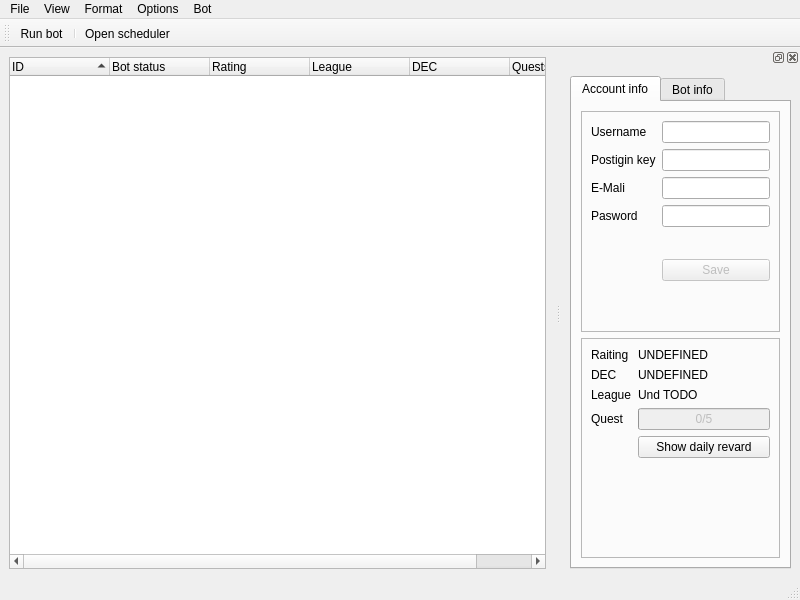
<?xml version="1.0" encoding="UTF-8"?>
<ui version="4.0">
 <class>window</class>
 <widget class="QMainWindow" name="window">
  <property name="geometry">
   <rect>
    <x>0</x>
    <y>0</y>
    <width>800</width>
    <height>600</height>
   </rect>
  </property>
  <property name="windowTitle">
   <string>window</string>
  </property>
  <widget class="QWidget" name="centralwidget">
   <property name="minimumSize">
    <size>
     <width>519</width>
     <height>528</height>
    </size>
   </property>
   <layout class="QGridLayout" name="gridLayout">
    <item row="0" column="0">
     <widget class="QTreeWidget" name="treeWidget">
      <property name="dragEnabled">
       <bool>true</bool>
      </property>
      <property name="dragDropMode">
       <enum>QAbstractItemView::DropOnly</enum>
      </property>
      <property name="defaultDropAction">
       <enum>Qt::LinkAction</enum>
      </property>
      <property name="alternatingRowColors">
       <bool>true</bool>
      </property>
      <property name="selectionMode">
       <enum>QAbstractItemView::ExtendedSelection</enum>
      </property>
      <property name="uniformRowHeights">
       <bool>true</bool>
      </property>
      <property name="sortingEnabled">
       <bool>true</bool>
      </property>
      <property name="animated">
       <bool>true</bool>
      </property>
      <property name="allColumnsShowFocus">
       <bool>false</bool>
      </property>
      <property name="wordWrap">
       <bool>false</bool>
      </property>
      <attribute name="headerCascadingSectionResizes">
       <bool>true</bool>
      </attribute>
      <column>
       <property name="text">
        <string>ID</string>
       </property>
      </column>
      <column>
       <property name="text">
        <string>Bot status</string>
       </property>
      </column>
      <column>
       <property name="text">
        <string>Rating</string>
       </property>
      </column>
      <column>
       <property name="text">
        <string>League</string>
       </property>
      </column>
      <column>
       <property name="text">
        <string>DEC</string>
       </property>
      </column>
      <column>
       <property name="text">
        <string>Quests revards</string>
       </property>
      </column>
     </widget>
    </item>
   </layout>
  </widget>
  <widget class="QMenuBar" name="menubar">
   <property name="geometry">
    <rect>
     <x>0</x>
     <y>0</y>
     <width>800</width>
     <height>20</height>
    </rect>
   </property>
   <property name="cursor">
    <cursorShape>PointingHandCursor</cursorShape>
   </property>
   <widget class="QMenu" name="menuFile">
    <property name="cursor">
     <cursorShape>PointingHandCursor</cursorShape>
    </property>
    <property name="title">
     <string>File</string>
    </property>
    <addaction name="separator"/>
    <addaction name="separator"/>
    <addaction name="actionUse_exist_accounts_data_base"/>
    <addaction name="actionCopy_accounts_info_to_file"/>
    <addaction name="actionRead_data_from_file"/>
    <addaction name="actionExit"/>
   </widget>
   <widget class="QMenu" name="menuview">
    <property name="cursor">
     <cursorShape>PointingHandCursor</cursorShape>
    </property>
    <property name="title">
     <string>View</string>
    </property>
    <addaction name="actionUse_dock"/>
   </widget>
   <widget class="QMenu" name="menuOptions">
    <property name="cursor">
     <cursorShape>PointingHandCursor</cursorShape>
    </property>
    <property name="title">
     <string>Options</string>
    </property>
    <addaction name="actionPereferences"/>
   </widget>
   <widget class="QMenu" name="menuBot">
    <property name="cursor">
     <cursorShape>PointingHandCursor</cursorShape>
    </property>
    <property name="title">
     <string>Bot</string>
    </property>
    <widget class="QMenu" name="menuRun_all">
     <property name="title">
      <string>Run all</string>
     </property>
     <addaction name="actionSimple_run"/>
     <addaction name="actionOwn_config"/>
    </widget>
    <addaction name="actionRun_selected"/>
    <addaction name="menuRun_all"/>
   </widget>
   <widget class="QMenu" name="menuFormat">
    <property name="title">
     <string>Format</string>
    </property>
    <addaction name="actionEdit_UIDs_aligment"/>
   </widget>
   <addaction name="menuFile"/>
   <addaction name="menuview"/>
   <addaction name="menuFormat"/>
   <addaction name="menuOptions"/>
   <addaction name="menuBot"/>
  </widget>
  <widget class="QStatusBar" name="statusbar"/>
  <widget class="QToolBar" name="toolBar">
   <property name="cursor">
    <cursorShape>ArrowCursor</cursorShape>
   </property>
   <property name="windowTitle">
    <string>toolBar</string>
   </property>
   <attribute name="toolBarArea">
    <enum>TopToolBarArea</enum>
   </attribute>
   <attribute name="toolBarBreak">
    <bool>false</bool>
   </attribute>
   <addaction name="actionRun_bot"/>
   <addaction name="separator"/>
   <addaction name="actionOpen_scheduler"/>
  </widget>
  <widget class="QDockWidget" name="dockWidget_2">
   <attribute name="dockWidgetArea">
    <number>2</number>
   </attribute>
   <widget class="QWidget" name="dockWidgetContents_2">
    <layout class="QFormLayout" name="formLayout">
     <item row="0" column="0">
      <widget class="QTabWidget" name="tabWidget">
       <property name="currentIndex">
        <number>0</number>
       </property>
       <property name="tabsClosable">
        <bool>false</bool>
       </property>
       <property name="movable">
        <bool>false</bool>
       </property>
       <widget class="QWidget" name="tab">
        <attribute name="title">
         <string>Account info</string>
        </attribute>
        <layout class="QGridLayout" name="gridLayout_2">
         <item row="0" column="0">
          <widget class="QFrame" name="frame">
           <property name="frameShape">
            <enum>QFrame::StyledPanel</enum>
           </property>
           <property name="frameShadow">
            <enum>QFrame::Raised</enum>
           </property>
           <layout class="QFormLayout" name="formLayout_2">
            <item row="0" column="0">
             <widget class="QLabel" name="label">
              <property name="text">
               <string>Username</string>
              </property>
             </widget>
            </item>
            <item row="0" column="1">
             <widget class="QLineEdit" name="lineEdit_username"/>
            </item>
            <item row="1" column="0">
             <widget class="QLabel" name="label_2">
              <property name="text">
               <string>Postigin key</string>
              </property>
             </widget>
            </item>
            <item row="1" column="1">
             <widget class="QLineEdit" name="lineEdit_posiginKey"/>
            </item>
            <item row="2" column="0">
             <widget class="QLabel" name="label_4">
              <property name="text">
               <string>E-Mali</string>
              </property>
             </widget>
            </item>
            <item row="2" column="1">
             <widget class="QLineEdit" name="lineEdit_email"/>
            </item>
            <item row="3" column="0">
             <widget class="QLabel" name="label_3">
              <property name="text">
               <string>Pasword</string>
              </property>
             </widget>
            </item>
            <item row="3" column="1">
             <widget class="QLineEdit" name="lineEdit_password"/>
            </item>
            <item row="4" column="1">
             <spacer name="verticalSpacer_2">
              <property name="orientation">
               <enum>Qt::Vertical</enum>
              </property>
              <property name="sizeType">
               <enum>QSizePolicy::Minimum</enum>
              </property>
              <property name="sizeHint" stdset="0">
               <size>
                <width>20</width>
                <height>20</height>
               </size>
              </property>
             </spacer>
            </item>
            <item row="5" column="1">
             <widget class="QPushButton" name="pushButton_saveAccInfo">
              <property name="enabled">
               <bool>false</bool>
              </property>
              <property name="text">
               <string>Save</string>
              </property>
             </widget>
            </item>
           </layout>
          </widget>
         </item>
         <item row="1" column="0">
          <widget class="QFrame" name="frame_3">
           <property name="frameShape">
            <enum>QFrame::StyledPanel</enum>
           </property>
           <property name="frameShadow">
            <enum>QFrame::Raised</enum>
           </property>
           <layout class="QFormLayout" name="formLayout_5">
            <item row="0" column="0">
             <widget class="QLabel" name="label_8">
              <property name="text">
               <string>Raiting</string>
              </property>
             </widget>
            </item>
            <item row="0" column="1">
             <widget class="QLabel" name="label_rating">
              <property name="text">
               <string>UNDEFINED</string>
              </property>
             </widget>
            </item>
            <item row="1" column="0">
             <widget class="QLabel" name="label_11">
              <property name="text">
               <string>DEC</string>
              </property>
             </widget>
            </item>
            <item row="1" column="1">
             <widget class="QLabel" name="label_DEC">
              <property name="text">
               <string>UNDEFINED</string>
              </property>
             </widget>
            </item>
            <item row="2" column="0">
             <widget class="QLabel" name="label_l123123213">
              <property name="text">
               <string>League</string>
              </property>
             </widget>
            </item>
            <item row="2" column="1">
             <widget class="QLabel" name="label_league">
              <property name="text">
               <string>Und TODO</string>
              </property>
             </widget>
            </item>
            <item row="3" column="0">
             <widget class="QLabel" name="label_13">
              <property name="text">
               <string>Quest</string>
              </property>
             </widget>
            </item>
            <item row="3" column="1">
             <widget class="QProgressBar" name="progressBar_questProgress">
              <property name="enabled">
               <bool>false</bool>
              </property>
              <property name="maximum">
               <number>5</number>
              </property>
              <property name="value">
               <number>0</number>
              </property>
              <property name="orientation">
               <enum>Qt::Horizontal</enum>
              </property>
              <property name="textDirection">
               <enum>QProgressBar::TopToBottom</enum>
              </property>
              <property name="format">
               <string>%v/%m</string>
              </property>
             </widget>
            </item>
            <item row="4" column="1">
             <widget class="QPushButton" name="pushButton">
              <property name="text">
               <string>Show daily revard</string>
              </property>
             </widget>
            </item>
           </layout>
          </widget>
         </item>
        </layout>
       </widget>
       <widget class="QWidget" name="tab_2">
        <attribute name="title">
         <string>Bot info</string>
        </attribute>
        <layout class="QGridLayout" name="gridLayout_4">
         <item row="0" column="0">
          <widget class="QFrame" name="frame_2">
           <property name="frameShape">
            <enum>QFrame::StyledPanel</enum>
           </property>
           <property name="frameShadow">
            <enum>QFrame::Raised</enum>
           </property>
           <layout class="QFormLayout" name="formLayout_4">
            <item row="0" column="0">
             <widget class="QLabel" name="label_5">
              <property name="text">
               <string>Bot status</string>
              </property>
             </widget>
            </item>
            <item row="0" column="1">
             <widget class="QLabel" name="label_botStatus">
              <property name="sizePolicy">
               <sizepolicy hsizetype="Preferred" vsizetype="Fixed">
                <horstretch>0</horstretch>
                <verstretch>0</verstretch>
               </sizepolicy>
              </property>
              <property name="text">
               <string>Not installed</string>
              </property>
             </widget>
            </item>
            <item row="2" column="0">
             <widget class="QLabel" name="label_6">
              <property name="text">
               <string>Bot path</string>
              </property>
             </widget>
            </item>
            <item row="3" column="0">
             <widget class="QLabel" name="label_7">
              <property name="text">
               <string>Preset</string>
              </property>
             </widget>
            </item>
            <item row="1" column="1">
             <widget class="QPushButton" name="pushButton_installBot">
              <property name="text">
               <string>Install</string>
              </property>
             </widget>
            </item>
            <item row="2" column="1">
             <widget class="QLabel" name="label_botPath">
              <property name="text">
               <string>Not installed</string>
              </property>
             </widget>
            </item>
            <item row="3" column="1">
             <widget class="QComboBox" name="comboBox">
              <item>
               <property name="text">
                <string>Standart</string>
               </property>
              </item>
              <item>
               <property name="text">
                <string>bla bla</string>
               </property>
              </item>
             </widget>
            </item>
            <item row="4" column="1">
             <spacer name="verticalSpacer">
              <property name="orientation">
               <enum>Qt::Vertical</enum>
              </property>
              <property name="sizeType">
               <enum>QSizePolicy::Minimum</enum>
              </property>
              <property name="sizeHint" stdset="0">
               <size>
                <width>20</width>
                <height>20</height>
               </size>
              </property>
             </spacer>
            </item>
            <item row="5" column="1">
             <widget class="QPushButton" name="pushButton_loadBotConfig">
              <property name="enabled">
               <bool>false</bool>
              </property>
              <property name="text">
               <string>Load config</string>
              </property>
             </widget>
            </item>
           </layout>
          </widget>
         </item>
        </layout>
       </widget>
      </widget>
     </item>
    </layout>
   </widget>
  </widget>
  <action name="actionExit">
   <property name="icon">
    <iconset>
     <normaloff>exit-50x50.png</normaloff>exit-50x50.png</iconset>
   </property>
   <property name="text">
    <string>Exit</string>
   </property>
   <property name="shortcut">
    <string>Ctrl+Q</string>
   </property>
  </action>
  <action name="actionRun_bot">
   <property name="text">
    <string>Run bot</string>
   </property>
   <property name="toolTip">
    <string>Run a selected bot</string>
   </property>
  </action>
  <action name="actionRead_data_from_file">
   <property name="text">
    <string>Read accounts from file</string>
   </property>
  </action>
  <action name="actionUse_exist_accounts_data_base">
   <property name="text">
    <string>Open accounts data base</string>
   </property>
  </action>
  <action name="actionPereferences">
   <property name="text">
    <string>Pereferences</string>
   </property>
  </action>
  <action name="actionUse_dock">
   <property name="checkable">
    <bool>true</bool>
   </property>
   <property name="text">
    <string>Dock</string>
   </property>
   <property name="shortcut">
    <string>Ctrl+D</string>
   </property>
  </action>
  <action name="actionRun_selected">
   <property name="text">
    <string>Run selected</string>
   </property>
  </action>
  <action name="actionSimple_run">
   <property name="text">
    <string>Simple run</string>
   </property>
  </action>
  <action name="actionOwn_config">
   <property name="text">
    <string>Own config</string>
   </property>
  </action>
  <action name="actionOpen_scheduler">
   <property name="text">
    <string>Open scheduler</string>
   </property>
  </action>
  <action name="actionEdit_UIDs_aligment">
   <property name="text">
    <string>Edit UIDs aligment</string>
   </property>
  </action>
  <action name="actionCopy_accounts_info_to_file">
   <property name="text">
    <string>Copy accounts info to file</string>
   </property>
  </action>
 </widget>
 <resources/>
 <connections/>
</ui>
